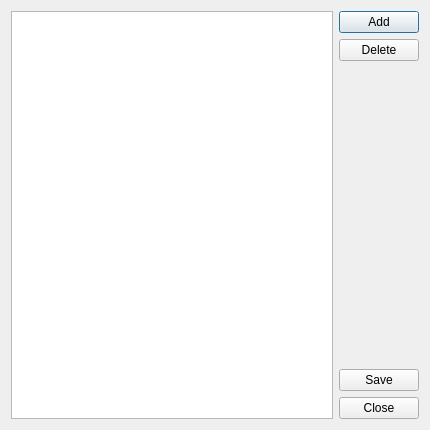
<?xml version="1.0" encoding="UTF-8"?>
<ui version="4.0">
 <class>CatSpareTypes</class>
 <widget class="QDialog" name="CatSpareTypes">
  <property name="geometry">
   <rect>
    <x>0</x>
    <y>0</y>
    <width>430</width>
    <height>430</height>
   </rect>
  </property>
  <property name="windowTitle">
   <string>Spare part typess</string>
  </property>
  <property name="windowIcon">
   <iconset resource="Icons.qrc">
    <normaloff>:/icons/icons/bricks.png</normaloff>:/icons/icons/bricks.png</iconset>
  </property>
  <layout class="QHBoxLayout" name="horizontalLayout">
   <item>
    <widget class="QTableView" name="tview">
     <property name="selectionBehavior">
      <enum>QAbstractItemView::SelectRows</enum>
     </property>
     <property name="horizontalScrollMode">
      <enum>QAbstractItemView::ScrollPerPixel</enum>
     </property>
    </widget>
   </item>
   <item>
    <layout class="QVBoxLayout" name="verticalLayout">
     <item>
      <widget class="QPushButton" name="bAdd">
       <property name="text">
        <string>Add</string>
       </property>
       <property name="icon">
        <iconset>
         <normalon>:/icons/icons/table_row_insert.png</normalon>
        </iconset>
       </property>
      </widget>
     </item>
     <item>
      <widget class="QPushButton" name="bDelete">
       <property name="text">
        <string>Delete</string>
       </property>
       <property name="icon">
        <iconset>
         <normalon>:/icons/icons/table_row_delete.png</normalon>
        </iconset>
       </property>
      </widget>
     </item>
     <item>
      <spacer name="verticalSpacer">
       <property name="orientation">
        <enum>Qt::Vertical</enum>
       </property>
       <property name="sizeHint" stdset="0">
        <size>
         <width>20</width>
         <height>40</height>
        </size>
       </property>
      </spacer>
     </item>
     <item>
      <widget class="QPushButton" name="bSave">
       <property name="text">
        <string>Save</string>
       </property>
       <property name="icon">
        <iconset>
         <normalon>:/icons/icons/table_save.png</normalon>
        </iconset>
       </property>
      </widget>
     </item>
     <item>
      <widget class="QPushButton" name="bClose">
       <property name="text">
        <string>Close</string>
       </property>
       <property name="icon">
        <iconset>
         <normalon>:/icons/icons/door_out.png</normalon>
        </iconset>
       </property>
      </widget>
     </item>
    </layout>
   </item>
  </layout>
 </widget>
 <resources>
  <include location="Icons.qrc"/>
 </resources>
 <connections/>
</ui>
